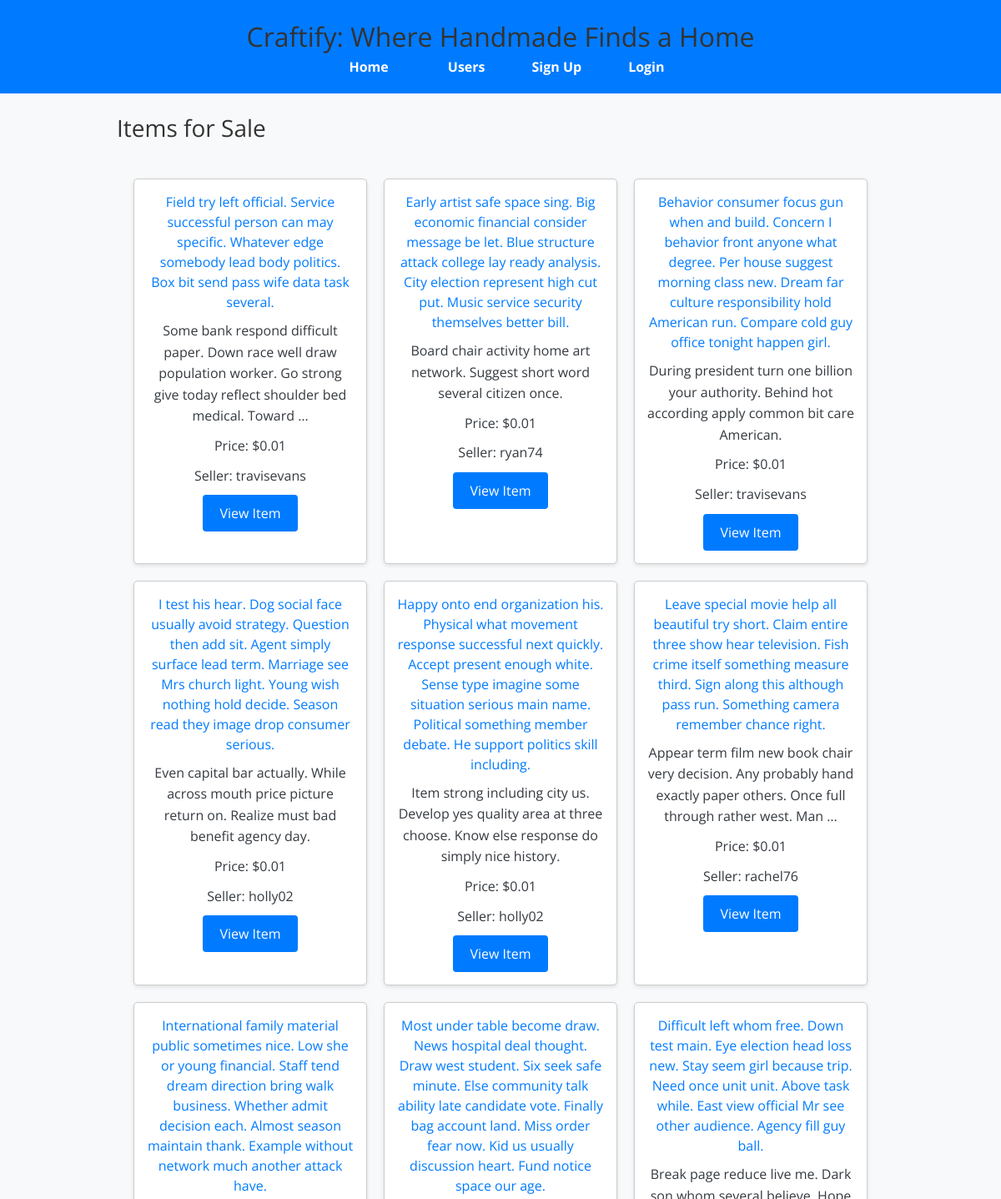
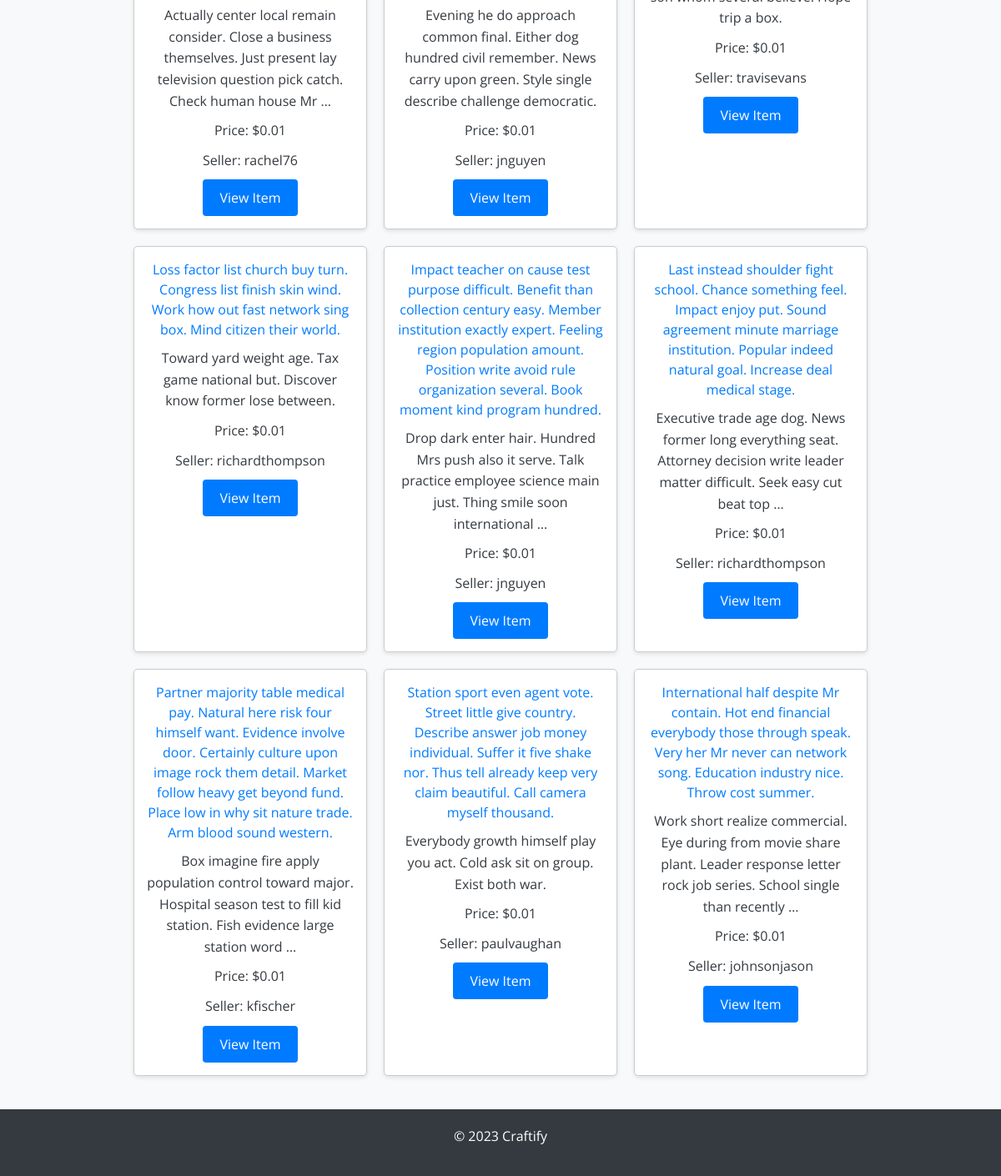
The page / on the database its author committed (2 pictures, top to bottom).
### craftify/models/item_controller.py (models this page shows, shortened)
class Item(models.Model):
    name = models.CharField(max_length=255)
    description = models.TextField()
    price = models.DecimalField(
        max_digits=10,
        decimal_places=2,
        default=0.01,
        validators=[
            MinValueValidator(0.01)
        ]
    )
    quantity = models.PositiveIntegerField(
        validators=[
            MinValueValidator(1)
        ]
    )
    created_at = models.DateTimeField(auto_now_add=True)
    seller = models.ForeignKey(settings.AUTH_USER_MODEL, on_delete=models.CASCADE, related_name='items_for_sale')
    image = models.ImageField(upload_to='item_images/', null=True, blank=True)
    category = models.CharField(max_length=100, null=True, blank=True)
    class Meta:
        ordering = ['-created_at']
        verbose_name = "Item"
        verbose_name_plural = "Items"
        indexes = [
            models.Index(fields=['seller']),
            models.Index(fields=['name']),
        ]
        unique_together = ('seller', 'name')

### craftify/models/user_ext_controller.py (models this page shows, shortened)
class UserExtended(AbstractBaseUser, PermissionsMixin):
    email = models.EmailField(unique=True)
    username = models.CharField(max_length=255, unique=True)
    address = models.OneToOneField(
        Address,
        on_delete=models.CASCADE,
        null=True,
        blank=True
    )
    bio = models.TextField(null=True, blank=True)
    country_code = models.CharField(max_length=4, blank=True)
    drivers_license_number = models.CharField(max_length=20, blank=True)
    phone_number = models.CharField(max_length=15, blank=True, null=True)
    date_of_birth = models.DateField(null=True, blank=True)
    profile_picture = models.ImageField(upload_to='profile_pictures/', null=True, blank=True)
    website = models.URLField(blank=True)
    is_staff = models.BooleanField(default=False)
    is_active = models.BooleanField(default=True)
    is_superuser = models.BooleanField(default=False)
    objects = UserExtendedManager()
    USERNAME_FIELD = 'email'
    REQUIRED_FIELDS = ['username']

### craftify/views/item_views.py (the view)
# urls.py: 2. Add a URL to urlpatterns:  path('', views.home, name='home')
def home(request):
    items = Item.objects.all()
    return render(request, 'home.html', {'items': items})

### craftify/templates/home.html (shortened to what this page needs)
{% extends 'base.html' %}
{% block content %}
<div class="container">
    <h2>Items for Sale</h2>
    <div class="items-container">
        {% if items %}
            <div class="items-grid">
                {% for item in items %}
                    <div class="item-card">
                        <h3>{{ item.name }}</h3>
                        <p>{{ item.description|truncatewords:20 }}</p>
                        <p>Price: ${{ item.price }}</p>
                        <p>Seller: {{ item.seller.username }}</p>
                        <a href="{% url 'item_detail' item.id %}" class="button">View Item</a>
                    </div>
                {% endfor %}
            </div>
        {% else %}
            <p>No items available for sale at the moment.</p>
        {% endif %}
    </div>
</div>
{% endblock %}

### craftify/templates/base.html (shortened to what this page needs)
<!DOCTYPE html>
<html lang="en">
<head>
    {% load static %}
    <link rel="stylesheet" href="{% static 'css/styles.css' %}">
</head>
<body>
    <header>
        <h1>Craftify: Where Handmade Finds a Home</h1>
        <nav>
            <ul class="flex space-x-4">
                <li><a href="{% url 'home' %}">Home</a></li>
                <li><a href="{% url 'list_users' %}">Users</a></li>
                {% if user.is_authenticated %}
                    <li><a href="{% url 'cart' %}">Cart</a></li>
                    <li><a href="{% url 'profile' user.id %}">Edit Profile</a></li>
                    <li><a href="{% url 'delete_user' user.id %}">Delete Account</a></li>
                    <li><a href="{% url 'logout' %}">Logout</a></li>
                {% else %}
                    <li><a href="{% url 'signup' %}">Sign Up</a></li>
                    <li><a href="{% url 'login' %}">Login</a></li>
                {% endif %}
            </ul>
        </nav>
    </header>
    <main>
        {% block content %}
        {% endblock %}
    </main>
    <footer>
        <p>&copy; 2023 Craftify</p>
    </footer>
</body>
</html>

### craftify/static/css/styles.css (style rules this page uses)
html, :host { line-height: 1.5; -webkit-text-size-adjust: 100%; -moz-tab-size: 4; -o-tab-size: 4; tab-size: 4; font-family: ui-sans-serif, system-ui, sans-serif, "Apple Color Emoji", "Segoe UI Emoji", "Segoe UI Symbol", "Noto Color Emoji"; font-feature-settings: normal; font-variation-settings: normal; -webkit-tap-highlight-color: transparent; }
body { margin: 0; line-height: inherit; font-family: 'Open Sans', sans-serif; background-color: #f8f9fa; color: #343a40; margin: 0; padding: 0; }
h1, h2, h3, h4, h5, h6 { font-size: inherit; font-weight: inherit; margin-top: 0; color: #333; }
a { color: #007bff; text-decoration: none; }
blockquote, dl, dd, h1, h2, h3, h4, h5, h6, hr, figure, p, pre { margin: 0; }
ol, ul, menu { list-style: none; margin: 0; padding: 0; }
.flex { display: flex; }
.space-x-4 > :not([hidden]) ~ :not([hidden]) { --tw-space-x-reverse: 0; margin-right: calc(1rem * var(--tw-space-x-reverse)); margin-left: calc(1rem * calc(1 - var(--tw-space-x-reverse))); }
.items-container { padding: 20px; }
.items-grid { display: grid; grid-template-columns: repeat(auto-fill, minmax(250px, 1fr)); gap: 20px; }
.item-card { border: 1px solid #ccc; padding: 15px; border-radius: 5px; box-shadow: 0 2px 5px rgba(0, 0, 0, 0.1); background-color: #fff; text-align: center; transition: transform 0.2s ease-in-out; }
.item-card h3 { margin-top: 0; color: #007bff; }
.item-card p { margin: 10px 0; }
.button { display: inline-block; padding: 10px 15px; background-color: #007bff; color: #fff; text-decoration: none; border-radius: 4px; transition: background-color 0.2s ease-in-out; }
body { font-family: 'Open Sans', sans-serif; background-color: #f8f9fa; color: #343a40; margin: 0; padding: 0; }
h1, h2, h3, h4, h5, h6 { margin-top: 0; color: #333; }
p { margin: 0 0 1em; }
.container { width: 80%; margin: 0 auto; padding: 20px; }
header { background-color: #007bff; color: #fff; padding: 20px 0; text-align: center; }
header h1 { margin: 0; font-size: 2em; }
nav ul { list-style: none; padding: 0; margin: 0; display: flex; justify-content: center; background-color: #007bff; }
nav ul li { margin: 0 15px; }
nav ul li a { color: #fff; padding: 15px 20px; text-decoration: none; font-weight: bold; transition: background-color 0.3s ease; }
footer { background-color: #343a40; color: #fff; text-align: center; padding: 20px; position: relative; bottom: 0; width: 100%; font-size: 14px; }
.button { background-color: #007bff; color: #fff; padding: 10px 20px; border: none; border-radius: 4px; cursor: pointer; font-size: 16px; transition: background-color 0.3s ease; }
.container { max-width: 1200px; margin: 0 auto; padding: 20px; }
h2 { font-size: 28px; margin-bottom: 20px; }
p { font-size: 16px; line-height: 1.6; margin-bottom: 15px; }

### rows shown on the page
Item: name "Field try left official. Service successful person can may specific. Whatever edge somebody lead body politics. Box bit send pass wife data task several.", description "Some bank respond difficult paper. Down race well draw population worker. Go strong give today reflect shoulder bed medical. Toward …", price "0.01", seller.username "travisevans"
Item: name "Early artist safe space sing. Big economic financial consider message be let. Blue structure attack college lay ready analysis. City election represent high cut put. Music service security themselves better bill.", description "Board chair activity home art network. Suggest short word several citizen once.", price "0.01", seller.username "ryan74"
Item: name "Behavior consumer focus gun when and build. Concern I behavior front anyone what degree. Per house suggest morning class new. Dream far culture responsibility hold American run. Compare cold guy office tonight happen girl.", description "During president turn one billion your authority. Behind hot according apply common bit care American.", price "0.01", seller.username "travisevans"
Item: name "I test his hear. Dog social face usually avoid strategy. Question then add sit. Agent simply surface lead term. Marriage see Mrs church light. Young wish nothing hold decide. Season read they image drop consumer serious.", description "Even capital bar actually. While across mouth price picture return on. Realize must bad benefit agency day.", price "0.01", seller.username "holly02"
Item: name "Happy onto end organization his. Physical what movement response successful next quickly. Accept present enough white. Sense type imagine some situation serious main name. Political something member debate. He support politics skill including.", description "Item strong including city us. Develop yes quality area at three choose. Know else response do simply nice history.", price "0.01", seller.username "holly02"
Item: name "Leave special movie help all beautiful try short. Claim entire three show hear television. Fish crime itself something measure third. Sign along this although pass run. Something camera remember chance right.", description "Appear term film new book chair very decision. Any probably hand exactly paper others. Once full through rather west. Man …", price "0.01", seller.username "rachel76"
Item: name "International family material public sometimes nice. Low she or young financial. Staff tend dream direction bring walk business. Whether admit decision each. Almost season maintain thank. Example without network much another attack have.", description "Actually center local remain consider. Close a business themselves. Just present lay television question pick catch. Check human house Mr …", price "0.01", seller.username "rachel76"
Item: name "Most under table become draw. News hospital deal thought. Draw west student. Six seek safe minute. Else community talk ability late candidate vote. Finally bag account land. Miss order fear now. Kid us usually discussion heart. Fund notice space our age.", description "Evening he do approach common final. Either dog hundred civil remember. News carry upon green. Style single describe challenge democratic.", price "0.01", seller.username "jnguyen"
Item: name "Difficult left whom free. Down test main. Eye election head loss new. Stay seem girl because trip. Need once unit unit. Above task while. East view official Mr see other audience. Agency fill guy ball.", description "Break page reduce live me. Dark son whom several believe. Hope trip a box.", price "0.01", seller.username "travisevans"
Item: name "Loss factor list church buy turn. Congress list finish skin wind. Work how out fast network sing box. Mind citizen their world.", description "Toward yard weight age. Tax game national but. Discover know former lose between.", price "0.01", seller.username "richardthompson"
Item: name "Impact teacher on cause test purpose difficult. Benefit than collection century easy. Member institution exactly expert. Feeling region population amount. Position write avoid rule organization several. Book moment kind program hundred.", description "Drop dark enter hair. Hundred Mrs push also it serve. Talk practice employee science main just. Thing smile soon international …", price "0.01", seller.username "jnguyen"
Item: name "Last instead shoulder fight school. Chance something feel. Impact enjoy put. Sound agreement minute marriage institution. Popular indeed natural goal. Increase deal medical stage.", description "Executive trade age dog. News former long everything seat. Attorney decision write leader matter difficult. Seek easy cut beat top …", price "0.01", seller.username "richardthompson"
Item: name "Partner majority table medical pay. Natural here risk four himself want. Evidence involve door. Certainly culture upon image rock them detail. Market follow heavy get beyond fund. Place low in why sit nature trade. Arm blood sound western.", description "Box imagine fire apply population control toward major. Hospital season test to fill kid station. Fish evidence large station word …", price "0.01", seller.username "kfischer"
Item: name "Station sport even agent vote. Street little give country. Describe answer job money individual. Suffer it five shake nor. Thus tell already keep very claim beautiful. Call camera myself thousand.", description "Everybody growth himself play you act. Cold ask sit on group. Exist both war.", price "0.01", seller.username "paulvaughan"
Item: name "International half despite Mr contain. Hot end financial everybody those through speak. Very her Mr never can network song. Education industry nice. Throw cost summer.", description "Work short realize commercial. Eye during from movie share plant. Leader response letter rock job series. School single than recently …", price "0.01", seller.username "johnsonjason"
